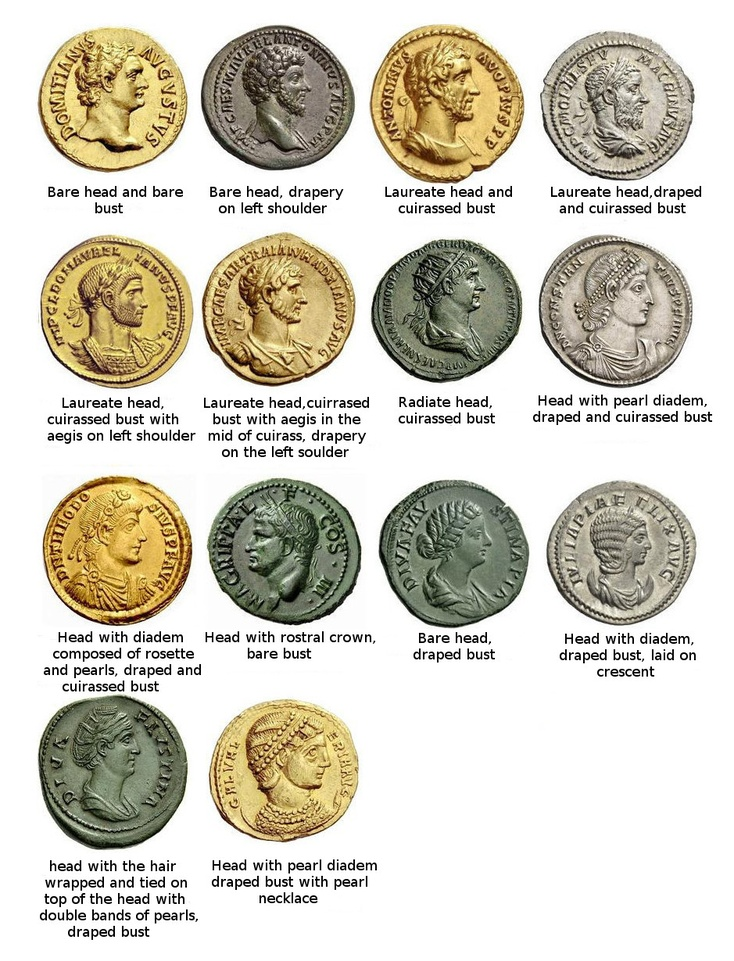
#> input picture assets/c1.jpg, 734 x 961 px, shrunk from 939 x 1230 before the run, found by its file name
$ python HW4.py
#> lines starting #> are read from the running program, lines starting #| are printed output that depends on the picture; after the words box and inside, x2 and y2 are one past the last pixel; in counts of white or black regions, pixels touching at a corner belong together
import cv2
import numpy as np
import matplotlib.pyplot as plt

img = cv2.imread('assets\c1.jpg')
#> img is the input picture: shape (961, 734, 3); mean B, G, R 194, 207.4, 211.7
gray = cv2.cvtColor(img, cv2.COLOR_BGR2GRAY)
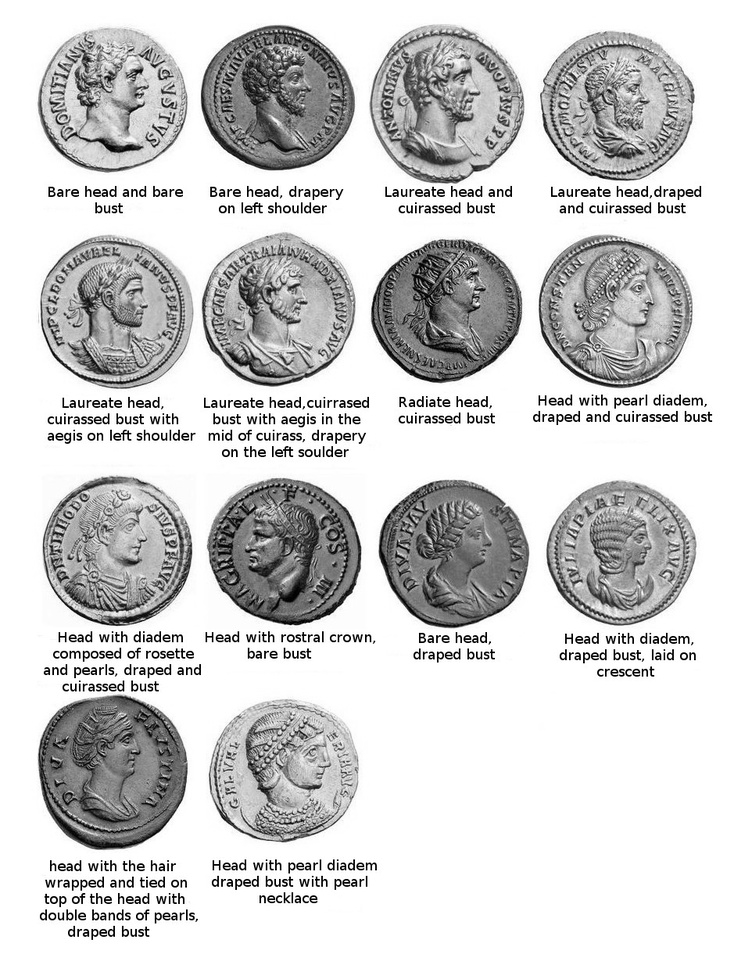
#> gray: shape (961, 734); min 0, max 255, mean 207.2

plt.figure(figsize=(12, 8))

# Step 1: Grayscale
plt.subplot(2, 3, 1)
plt.imshow(gray, cmap='gray')   # black & white rendering
plt.title("Grayscale")

# Step 2: Thresholding
_, thresh = cv2.threshold(gray, 0, 255, cv2.THRESH_BINARY_INV + cv2.THRESH_OTSU)
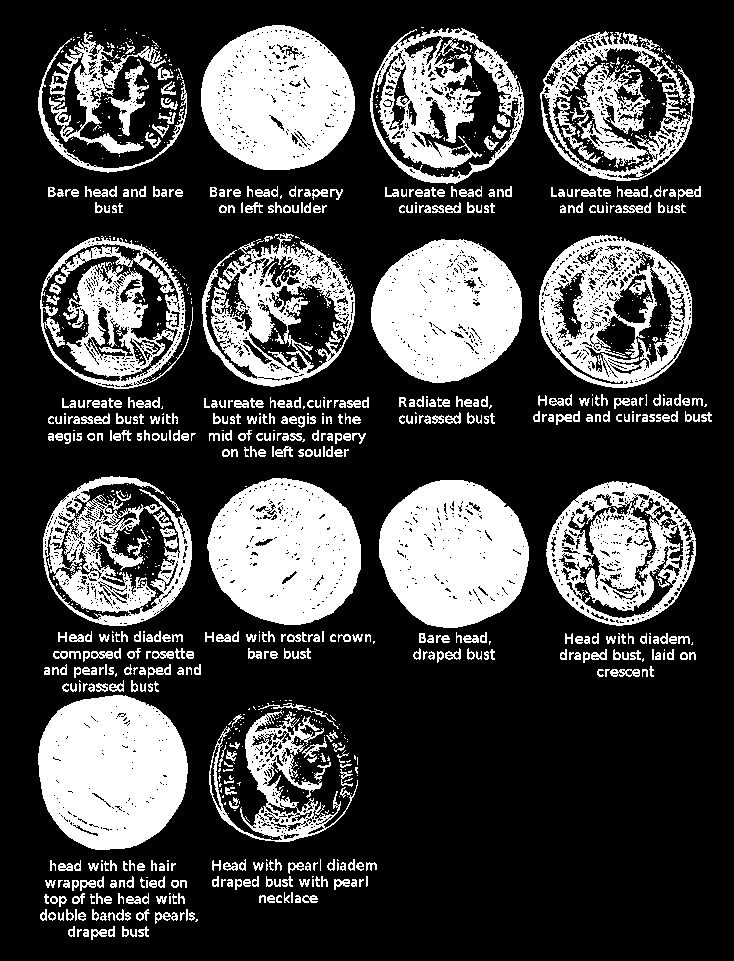
#> thresh: shape (961, 734); 26.9% white; 1186 white regions (671 under 20 px), largest, box (x1, y1, x2, y2) and area: (38, 695, 188, 850) 18215, (207, 478, 361, 625) 16979, (379, 480, 529, 628) 16772

plt.subplot(2, 3, 2)
plt.imshow(thresh, cmap='gray')
plt.title("Step 2: Thresholded")

# Step 3: Morphological operations with different kernels
kernel_open = np.ones((2, 2), np.uint8)     # Remove text: erosion -> dilation.
kernel_close = np.ones((5, 5), np.uint8)    # Fill coin holes

opened = cv2.morphologyEx(thresh, cv2.MORPH_OPEN, kernel_open, iterations=3)
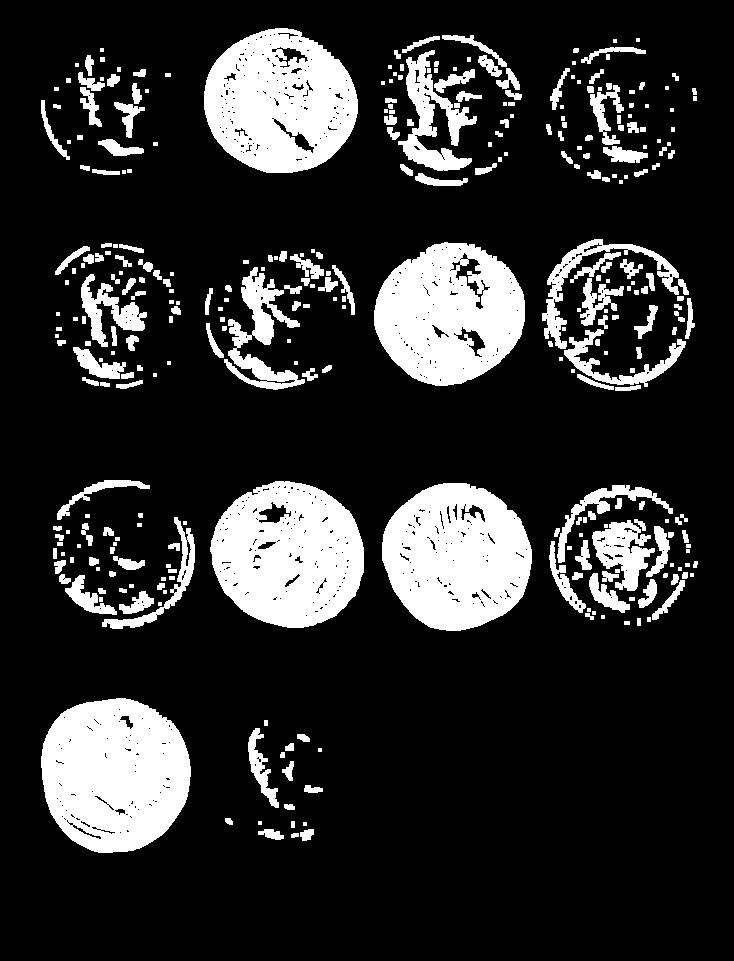
#> opened: shape (961, 734); 18.1% white; 333 white regions (77 under 20 px), largest, box (x1, y1, x2, y2) and area: (41, 698, 191, 853) 18103, (210, 481, 364, 628) 16749, (382, 483, 532, 631) 16612
closed = cv2.morphologyEx(opened, cv2.MORPH_CLOSE, kernel_close, iterations=10)
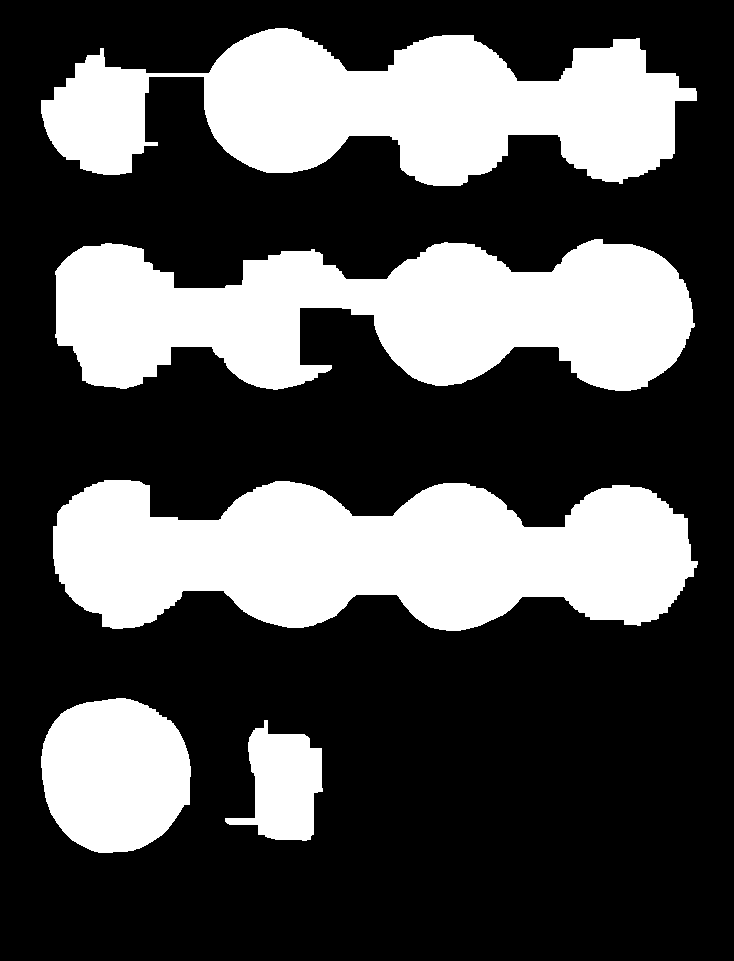
#> closed: shape (961, 734); 31.8% white; 5 white regions, box (x1, y1, x2, y2) and area: (53, 480, 698, 631) 71260, (55, 239, 695, 391) 65901, (41, 28, 697, 186) 61300, (41, 698, 191, 853) 18531, (225, 720, 323, 841) 6982

plt.subplot(2, 3, 3)
plt.imshow(closed, cmap='gray')
plt.title("Morphology")

# Step 4: Apply white background mask
result = np.ones_like(img) * 255    # new array with the same shape and type but filled with `1`s * 255
result[closed == 255] = img[closed == 255] # Wherever the mask is white (255) -> copy original pixels (coins)
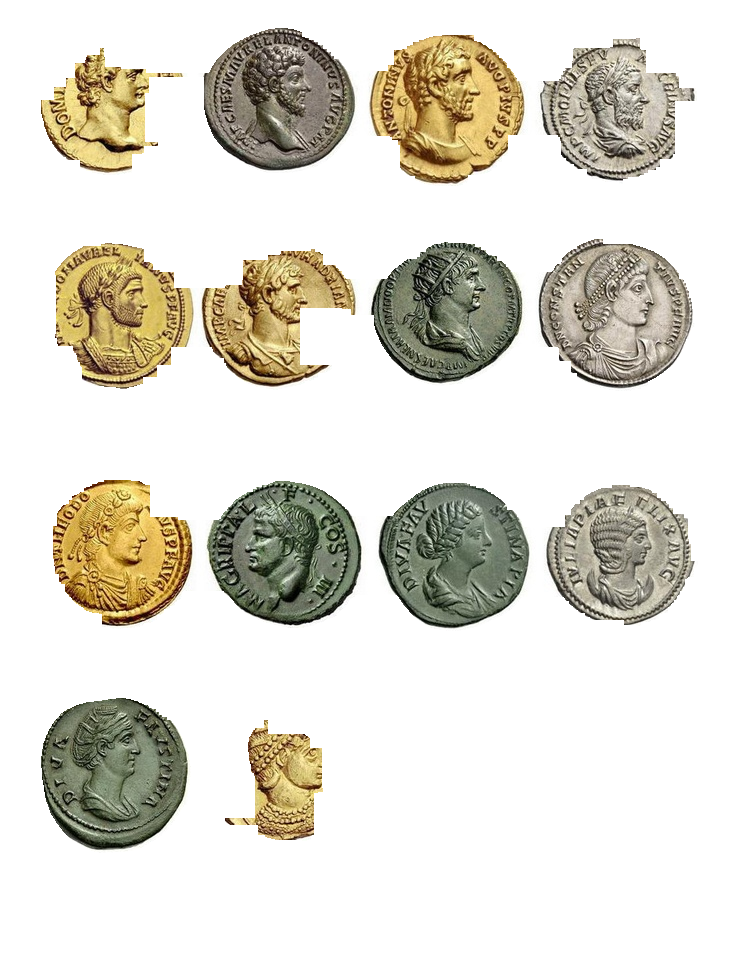
#> result: shape (961, 734, 3); mean B, G, R 208.7, 219, 222.2

plt.subplot(2, 3, 4)
plt.imshow(cv2.cvtColor(result, cv2.COLOR_BGR2RGB))
plt.title("Step 4: Final Result")

plt.tight_layout()
plt.show()
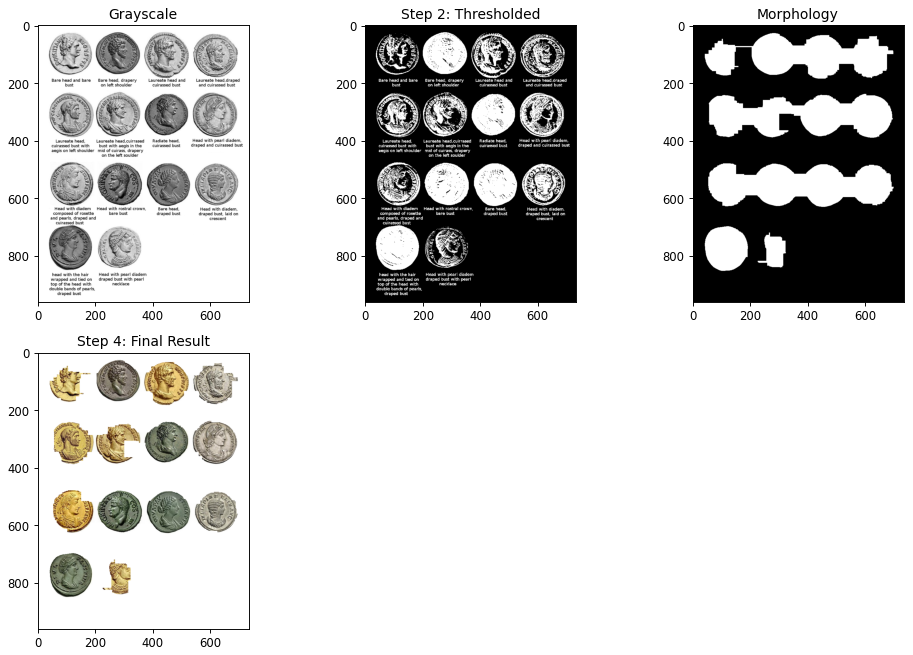
#> figure drawn by matplotlib, 4 panels

$ run again, with assets/c2.jpg copied over assets/c1.jpg
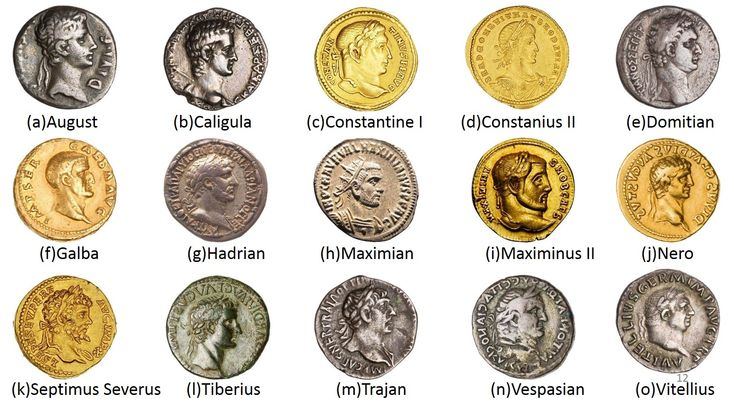
#> input picture assets/c2.jpg, 734 x 411 px, found by its file name
#> img is the input picture: shape (411, 734, 3); mean B, G, R 184.9, 202.6, 211.9
#> `_, thresh = cv2.threshold(gray, 0, 255, cv2.THRESH_BINARY_INV + cv2.TH..`:
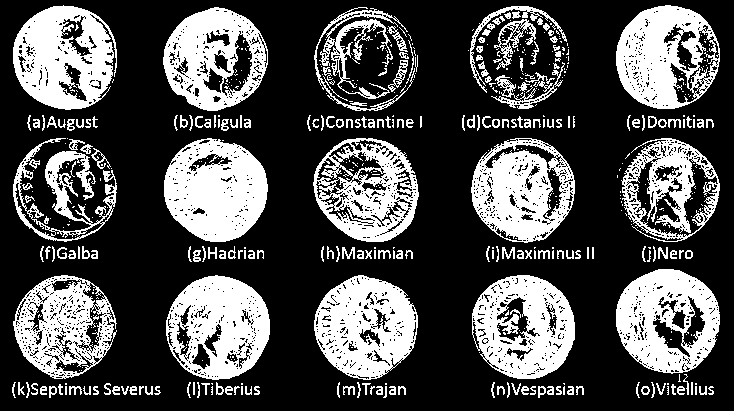
#> thresh: shape (411, 734); 31.3% white; 586 white regions (377 under 20 px), largest, box (x1, y1, x2, y2) and area: (164, 138, 268, 242) 7773, (13, 5, 117, 110) 7196, (314, 275, 418, 380) 7175
#> opened: shape (411, 734); 20.4% white; 139 white regions (35 under 20 px), largest, box (x1, y1, x2, y2) and area: (167, 142, 271, 245) 7402, (16, 9, 115, 113) 6461, (318, 278, 418, 380) 6106
#> closed: shape (411, 734); 34.4% white; 13 white regions, largest, box (x1, y1, x2, y2) and area: (166, 0, 273, 382) 27398, (317, 109, 422, 380) 16513, (475, 107, 578, 382) 15981
#> `plt.show()`:
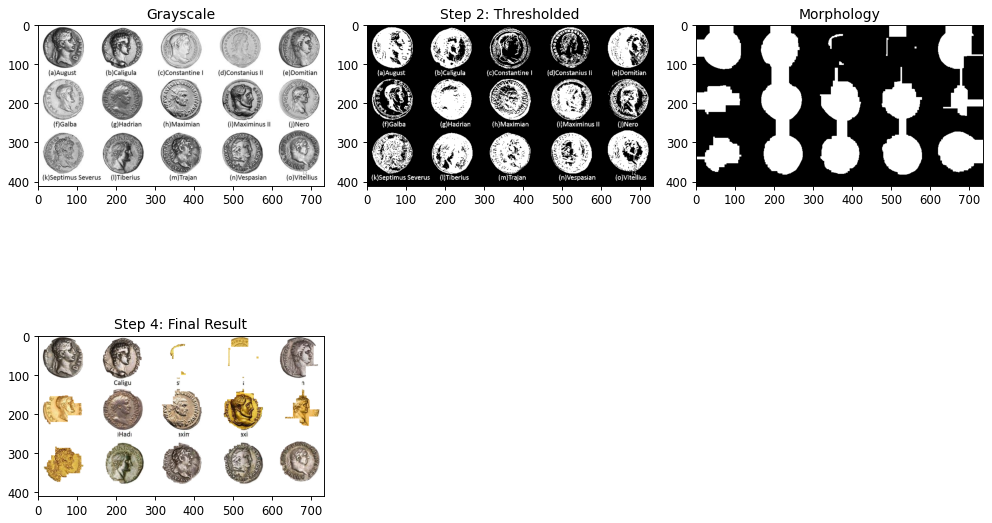
#> figure drawn by matplotlib, 4 panels

$ run again, with assets/c3.jpg copied over assets/c1.jpg
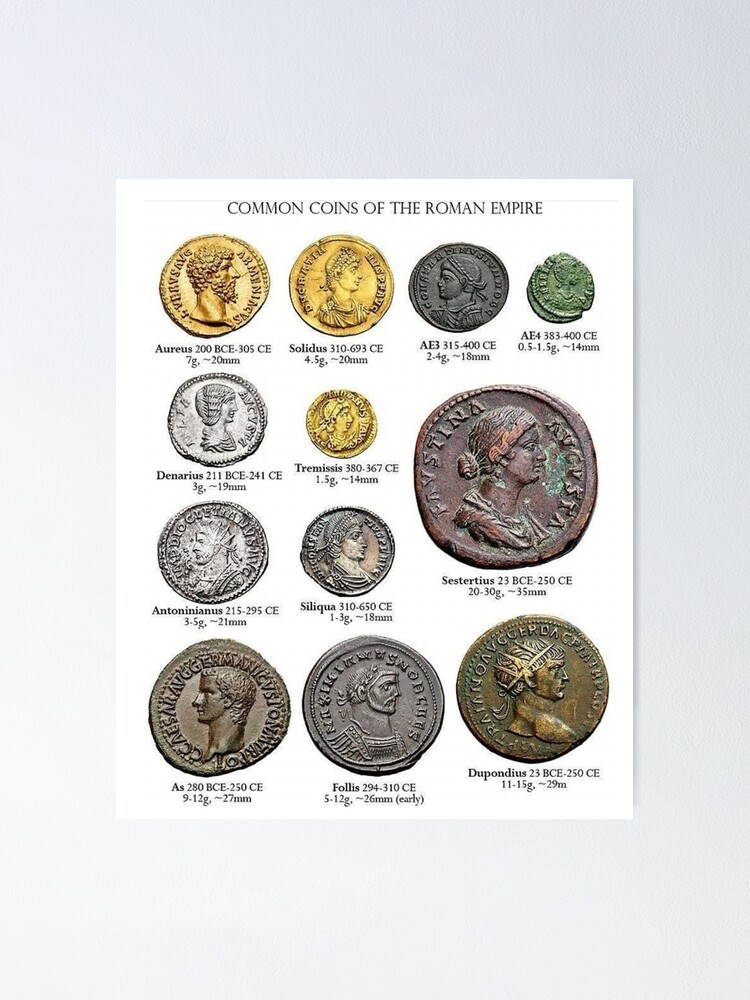
#> input picture assets/c3.jpg, 750 x 1000 px, found by its file name
#> img is the input picture: shape (1000, 750, 3); mean B, G, R 216.7, 217.8, 218.1
#> `_, thresh = cv2.threshold(gray, 0, 255, cv2.THRESH_BINARY_INV + cv2.TH..`:
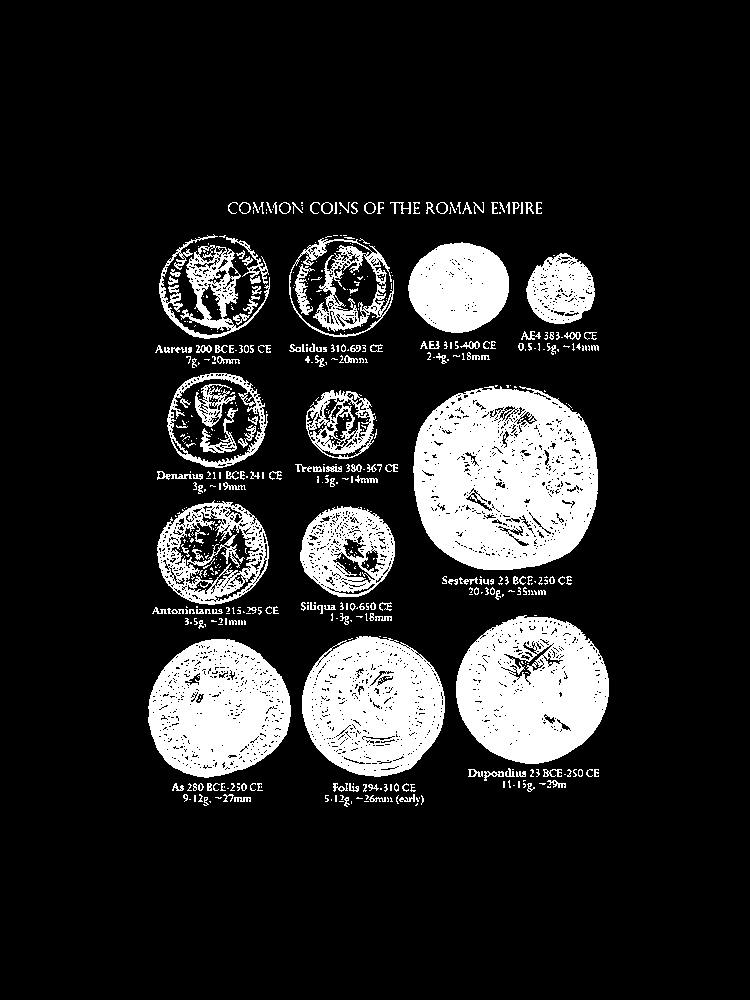
#> thresh: shape (1000, 750); 15% white; 563 white regions (379 under 20 px), largest, box (x1, y1, x2, y2) and area: (413, 386, 598, 570) 25820, (456, 615, 609, 764) 16544, (302, 636, 445, 777) 14623
#> opened: shape (1000, 750); 11.1% white; 116 white regions (23 under 20 px), largest, box (x1, y1, x2, y2) and area: (416, 392, 601, 573) 23668, (459, 619, 612, 767) 15474, (305, 639, 447, 780) 13491
#> closed: shape (1000, 750); 16.1% white; 4 white regions, box (x1, y1, x2, y2) and area: (151, 242, 612, 781) 100803, (299, 244, 597, 350) 17977, (318, 394, 376, 457) 2265, (257, 442, 265, 451) 53
#> `plt.show()`:
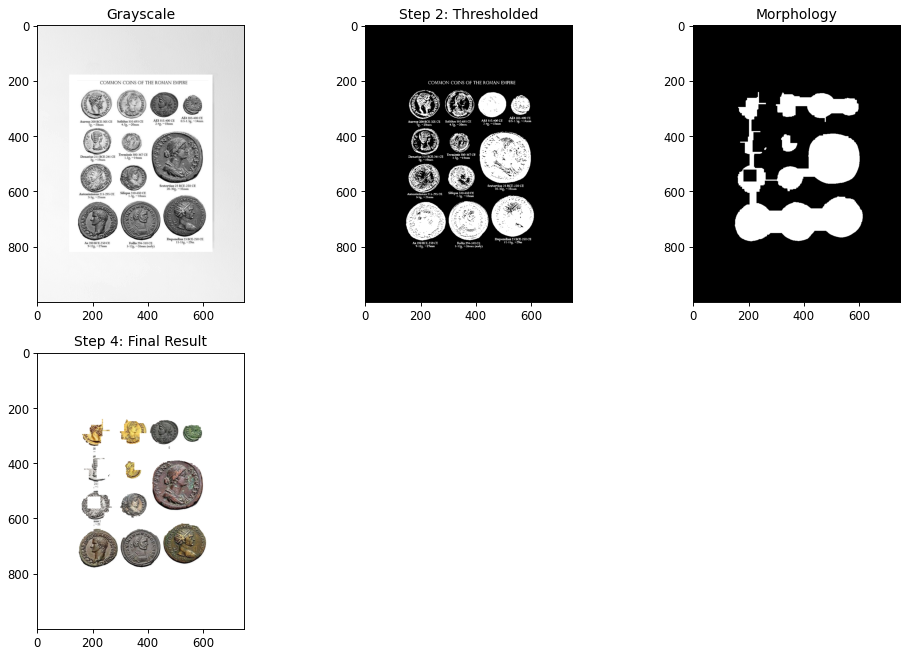
#> figure drawn by matplotlib, 4 panels
